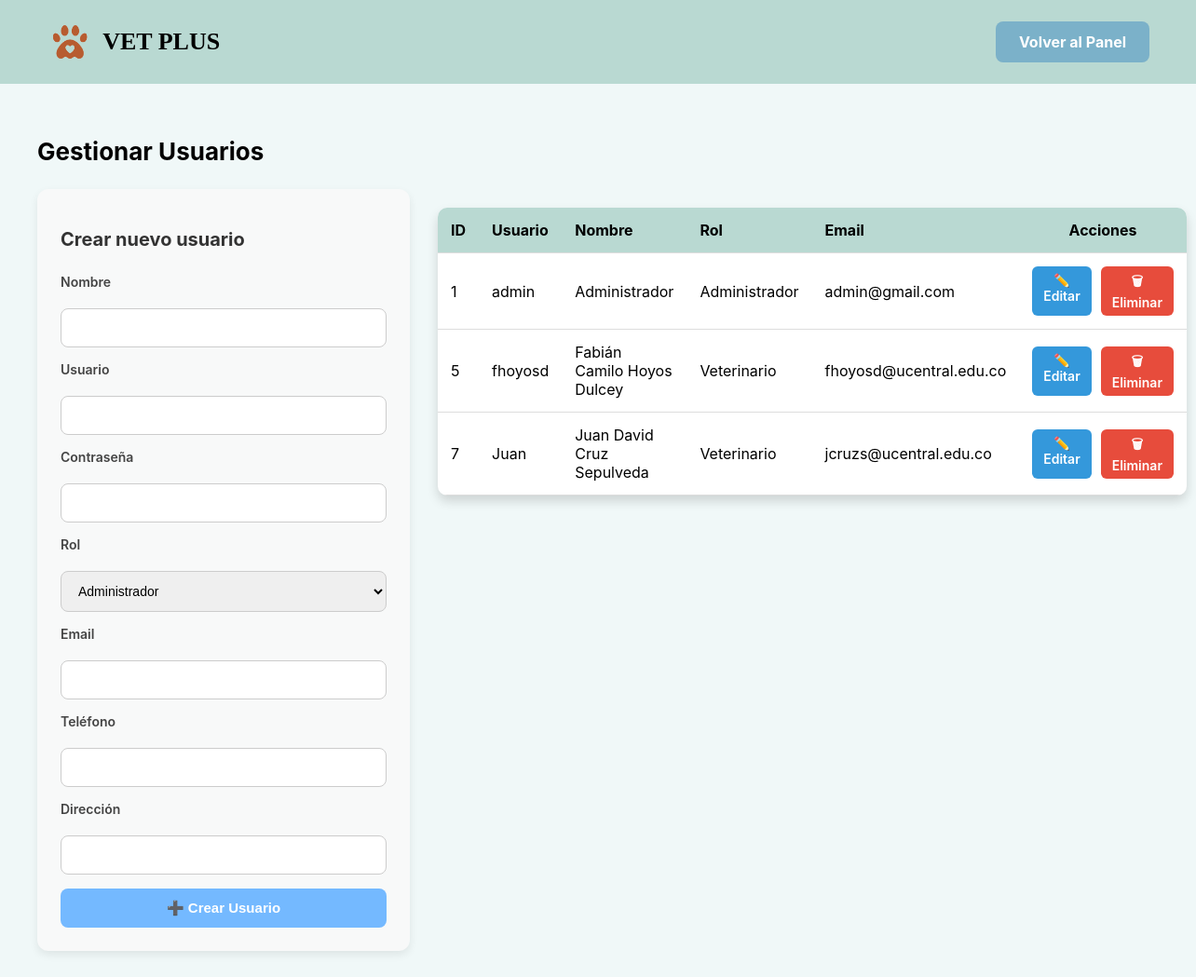
Page /users (signed in) on the earlier database version.
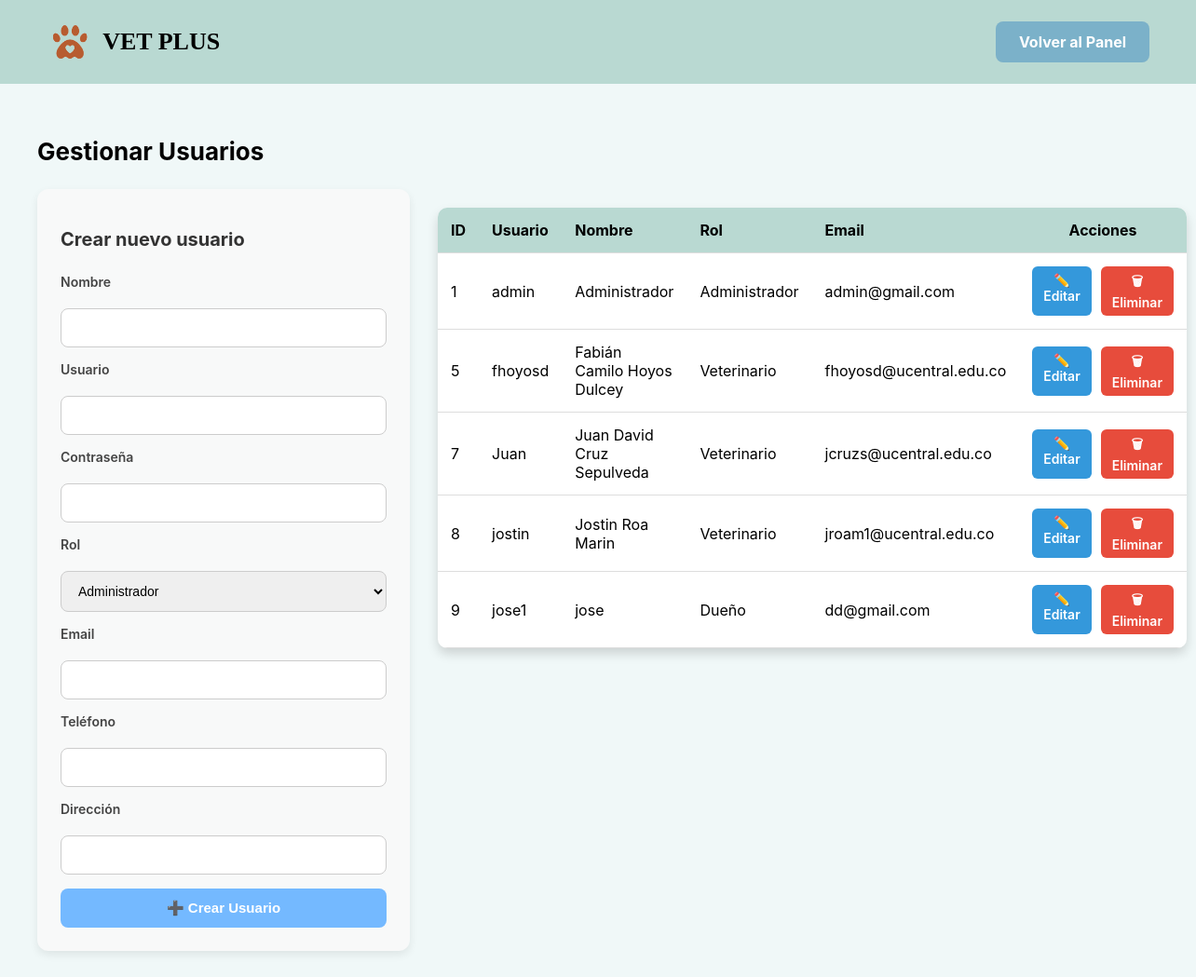
Same page on the later database version.
### vetplus/models.py (models this page shows)
class User(db.Model, UserMixin):
    id = db.Column(db.Integer, primary_key = True)
    username = db.Column(db.String(50), unique = True, nullable = False)
    password = db.Column(db.String(100), nullable = False)
    role = db.Column(db.String(20), nullable = False, default = "owner") # owner, vet, admin
    name = db.Column(db.String(50), nullable = False)
    email = db.Column(db.String(100), unique = True, nullable = False)
    phone = db.Column(db.String(20), nullable = False)
    address = db.Column(db.String(200), nullable = False)
    pets = db.relationship("Pet", backref = "owner", cascade = "all, delete-orphan")
    patients = db.relationship(
        "Pet",
        secondary = vet_pet,
        back_populates = "veterinarians"
    )

### vetplus/routes/users.py (the view)
@users_bp.route("/users")
@login_required
def manage_users():
    admin_required()
    users = User.query.all()
    return render_template("admin/users/manage_users.html", users = users)

### vetplus/models.py (called while the page is built)
@login_manager.user_loader
def load_user(user_id):
    return User.query.get(int(user_id))

### vetplus/utils.py (called while the page is built)
def admin_required():
    if not current_user.is_authenticated or current_user.role != "admin":
        abort(403)

### templates/admin/users/manage_users.html (shortened to what this page needs)
<!DOCTYPE html>
<html lang="es">
<head>
</head>
<body>
    <header>
        <div class="logo">
            <img src="{{ url_for('static', filename='img/logo.png') }}" alt="Logo Vetplus">
            <h1>VET PLUS</h1>
        </div>
        <a href="{{ url_for('admin.dashboard') }}" class="btn">Volver al Panel</a>
    </header>
    <main>
        <h1>Gestionar Usuarios</h1>
        <div class="container">
            <form method="POST" action="{{ url_for('users.create_user') }}">
                <h2>Crear nuevo usuario</h2>
                <label>Nombre</label>
                <input type="text" name="name" required>
                <label>Usuario</label>
                <input type="text" name="username" required>
                <label>Contraseña</label>
                <input type="password" name="password" required>
                <label>Rol</label>
                <select name="role" required>
                    <option value="admin">Administrador</option>
                </select>
                <label>Email</label>
                <input type="email" name="email">
                <label>Teléfono</label>
                <input type="text" name="phone">
                <label>Dirección</label>
                <input type="text" name="address">
                <button type="submit">➕ Crear Usuario</button>
            </form>
            <div>
                <table>
                    <tr>
                        <th>ID</th>
                        <th>Usuario</th>
                        <th>Nombre</th>
                        <th>Rol</th>
                        <th>Email</th>
                        <th class="actions-col">Acciones</th>
                    </tr>
                    {% for u in users %}
                    <tr>
                        <td>{{ u.id }}</td>
                        <td>{{ u.username }}</td>
                        <td>{{ u.name }}</td>
                        {% set role_names = {"admin": "Administrador", "owner": "Dueño", "vet": "Veterinario"} %}
                        <td>{{ role_names.get(u.role, u.role) }}</td>
                        <td>{{ u.email }}</td>
                        <td class="actions-col">
                            <div class="actions">
                                <a href="{{ url_for('users.edit_user', user_id=u.id) }}" class="btn-edit">✏️ Editar</a>
                                <a href="{{ url_for('users.delete_user', user_id=u.id) }}"onclick="return confirm('¿Eliminar este usuario?')" class="btn-delete">🗑 Eliminar</a>
                            </div>
                        </td>
                    </tr>
                    {% endfor %}
                </table>
            </div>
        </div>
    </main>
</body>
</html>

Differences in the rows shown:
added User: id "8", username "jostin", name "Jostin Roa Marin", get "Veterinario", email "jroam1@ucentral.edu.co"
added User: id "9", username "jose1", name "jose", get "Dueño", email "dd@gmail.com"
